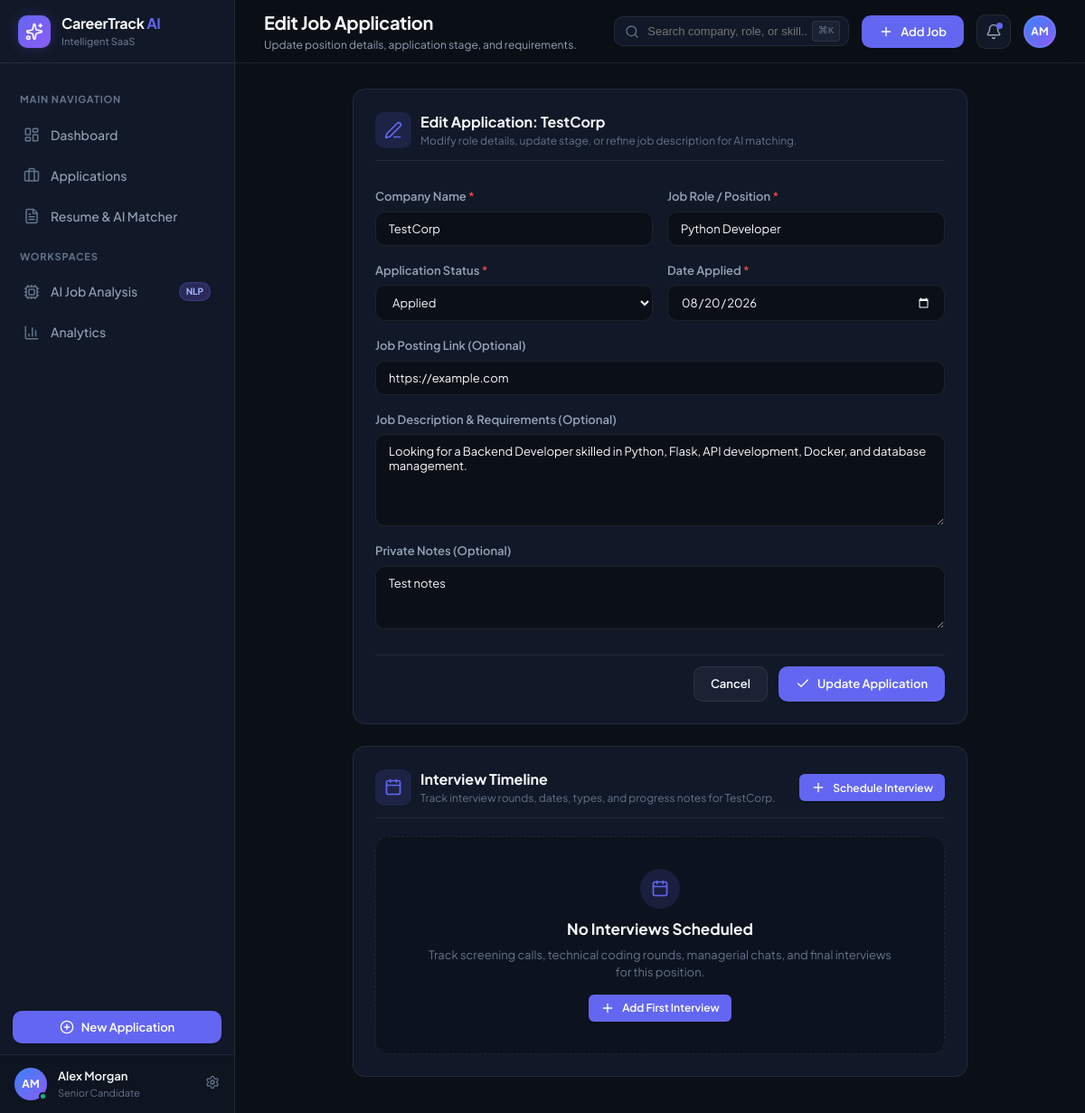
The page /edit/3 on the database its author committed.
### tables this page shows
CREATE TABLE applications (
            id INTEGER PRIMARY KEY AUTOINCREMENT,
            company TEXT NOT NULL,
            job_role TEXT NOT NULL,
            date_applied TEXT NOT NULL,
            status TEXT NOT NULL,
            job_link TEXT,
            job_description TEXT,
            notes TEXT,
            created_at TIMESTAMP DEFAULT CURRENT_TIMESTAMP
        );

### app.py (the view, shortened to what this page needs)
@app.route('/edit/<int:id>', methods=['GET', 'POST'])
def edit_job(id):
    job = get_application_by_id(id)
    if job is None:
        flash('Job application not found!')
        return redirect(url_for('index'))
    interviews = interview_service.get_interviews_by_application_id(id)
    return render_template('edit.html', job=job, interviews=interviews)

### app.py (called while the page is built)
def get_db_connection():
    conn = sqlite3.connect(DB_NAME)
    conn.row_factory = sqlite3.Row
    return conn

def get_application_by_id(application_id):
    conn = get_db_connection()
    application = conn.execute(
        'SELECT * FROM applications WHERE id = ?',
        (application_id,)
    ).fetchone()
    conn.close()
    return application

### interview_service.py (called while the page is built)
def get_db_connection():
    conn = sqlite3.connect(DB_NAME)
    conn.row_factory = sqlite3.Row
    conn.execute('PRAGMA foreign_keys = ON')
    return conn

def get_interviews_by_application_id(application_id: int) -> List[Dict[str, Any]]:
    conn = get_db_connection()
    rows = conn.execute(
        '''
        SELECT i.*, a.company, a.job_role
        FROM interviews i
        JOIN applications a ON i.application_id = a.id
        WHERE i.application_id = ?
        ORDER BY i.interview_date ASC, i.id ASC
        ''',
        (application_id,)
    ).fetchall()
    conn.close()
    return [dict(row) for row in rows]

### templates/edit.html (shortened to what this page needs)
{% extends "base.html" %}
{% block page_title %}Edit Job Application{% endblock %}
{% block page_subtitle %}Update position details, application stage, and requirements.{% endblock %}
{% block content %}
<div class="saas-card" style="max-width: 680px; margin: 0 auto;">
    <div class="saas-card-header">
        <div style="display: flex; align-items: center; gap: 10px;">
            <div class="modal-icon-badge">
                <i data-lucide="edit-3"></i>
            </div>
            <div>
                <h3>Edit Application: {{ job.company }}</h3>
                <p class="modal-subtitle">Modify role details, update stage, or refine job description for AI matching.</p>
            </div>
        </div>
    </div>
    <form action="{{ url_for('edit_job', id=job.id) }}" method="POST" class="modal-form" style="padding: 10px 0 0;">
        <div class="form-row">
            <div class="form-group flex-1">
                <label for="company">Company Name <span class="required-star">*</span></label>
                <input type="text" id="company" name="company" value="{{ job.company }}" required>
            </div>
            <div class="form-group flex-1">
                <label for="job_role">Job Role / Position <span class="required-star">*</span></label>
                <input type="text" id="job_role" name="job_role" value="{{ job.job_role }}" required>
            </div>
        </div>
        <div class="form-row">
            <div class="form-group flex-1">
                <label for="status">Application Status <span class="required-star">*</span></label>
                <select id="status" name="status" required>
                    <option value="Applied" {% if job.status == 'Applied' %}selected{% endif %}>Applied</option>
                </select>
            </div>
            <div class="form-group flex-1">
                <label for="date_applied">Date Applied <span class="required-star">*</span></label>
                <input type="date" id="date_applied" name="date_applied" value="{{ job.date_applied }}" required>
            </div>
        </div>
        <div class="form-group">
            <label for="job_link">Job Posting Link (Optional)</label>
            <input type="url" id="job_link" name="job_link" value="{{ job.job_link or '' }}" placeholder="https://example.com/job-posting">
        </div>
        <div class="form-group">
            <label for="job_description">Job Description & Requirements (Optional)</label>
            <textarea id="job_description" name="job_description" rows="5" placeholder="Paste key details from the job post...">{{ job.job_description or '' }}</textarea>
        </div>
        <div class="form-group">
            <label for="notes">Private Notes (Optional)</label>
            <textarea id="notes" name="notes" rows="3" placeholder="Recruiter contacts, interview notes, feedback...">{{ job.notes or '' }}</textarea>
        </div>
        <div class="modal-footer" style="margin-top: 10px;">
            <a href="{{ url_for('index') }}" class="btn btn-secondary">Cancel</a>
            <button type="submit" class="btn btn-primary">
                <i data-lucide="check"></i>
                <span>Update Application</span>
            </button>
        </div>
    </form>
</div>
<div class="saas-card" style="max-width: 680px; margin: 24px auto 0;">
    <div class="saas-card-header">
        <div style="display: flex; align-items: center; gap: 10px;">
            <div class="modal-icon-badge" style="background: rgba(99, 102, 241, 0.15); color: var(--primary);">
                <i data-lucide="calendar"></i>
            </div>
            <div>
                <h3>Interview Timeline</h3>
                <p class="modal-subtitle">Track interview rounds, dates, types, and progress notes for {{ job.company }}.</p>
            </div>
        </div>
        <button type="button" class="btn btn-primary btn-sm" onclick="openInterviewModal({{ job.id }}, '{{ job.company|escape }}', '{{ job.job_role|escape }}')">
            <i data-lucide="plus"></i>
            <span>Schedule Interview</span>
        </button>
    </div>
    {% if interviews %}
    <div class="interview-timeline-wrap">
        {% for interview in interviews %}
        <div class="interview-timeline-item">
            <div class="timeline-node-marker"></div>
            <div class="timeline-header-row">
                <div class="timeline-date-display">
                    <i data-lucide="calendar" style="width: 14px; height: 14px; color: var(--primary);"></i>
                    <span>{{ interview.interview_date }}</span>
                </div>
                <div class="timeline-badge-group">
                    <span class="timeline-round-pill">{{ interview.interview_round }}</span>
                    <span class="timeline-type-pill">{{ interview.interview_type }}</span>
                    <span class="timeline-status-pill status-{{ interview.status|lower }}">{{ interview.status }}</span>
                </div>
            </div>
            {% if interview.notes %}
            <div class="timeline-notes-box">
                {{ interview.notes }}
            </div>
            {% endif %}
            <div class="timeline-item-actions">
                <button type="button" class="btn-table-action" onclick="openEditInterviewModal({{ interview.id }}, {{ job.id }}, '{{ job.company|escape }}', '{{ job.job_role|escape }}')">
                    <i data-lucide="edit-3" style="width: 12px; height: 12px;"></i>
                    <span>Edit</span>
                </button>
                <button type="button" class="btn-table-action btn-table-delete" onclick="handleDeleteInterviewDirect({{ interview.id }}, {{ job.id }})">
                    <i data-lucide="trash-2" style="width: 12px; height: 12px;"></i>
                </button>
            </div>
        </div>
        {% endfor %}
    </div>
    {% else %}
    <div class="ai-empty-prompt" style="padding: 35px 20px;">
        <div class="ai-empty-icon-circle" style="width: 44px; height: 44px; margin-bottom: 10px;">
            <i data-lucide="calendar" style="width: 20px; height: 20px;"></i>
        </div>
        <h4>No Interviews Scheduled</h4>
        <p style="font-size: 13px; margin-bottom: 14px;">Track screening calls, technical coding rounds, managerial chats, and final interviews for this position.</p>
        <button type="button" class="btn btn-primary btn-sm" onclick="openInterviewModal({{ job.id }}, '{{ job.company|escape }}', '{{ job.job_role|escape }}')">
            <i data-lucide="plus"></i>
            <span>Add First Interview</span>
        </button>
    </div>
    {% endif %}
</div>
{% endblock %}

### rows shown on the page
applications: company "TestCorp", job_role "Python Developer", status "Applied", date_applied "08/20/2026", job_link "https://example.com", job_description "Looking for a Backend Developer skilled in Python, Flask, API development, Docker, and database management.", notes "Test notes"
